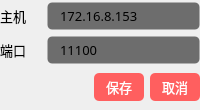
          <widget class="QWidget" name="widget_create_zk" native="true">
           <property name="minimumSize">
            <size>
             <width>0</width>
             <height>110</height>
            </size>
           </property>
           <property name="maximumSize">
            <size>
             <width>16777215</width>
             <height>110</height>
            </size>
           </property>
           <property name="styleSheet">
            <string notr="true">#widget_create_zk{
border-top:2px solid rgba(108, 117, 125, 65); 
border-bottom:2px solid rgba(108, 117, 125, 65); 
}</string>
           </property>
           <layout class="QGridLayout" name="gridLayout_2">
            <property name="leftMargin">
             <number>0</number>
            </property>
            <property name="topMargin">
             <number>0</number>
            </property>
            <property name="rightMargin">
             <number>0</number>
            </property>
            <property name="bottomMargin">
             <number>0</number>
            </property>
            <property name="horizontalSpacing">
             <number>9</number>
            </property>
            <property name="verticalSpacing">
             <number>4</number>
            </property>
            <item row="0" column="0">
             <widget class="QLabel" name="label_host_zk">
              <property name="font">
               <font>
                <family>OPPOSans B</family>
                <pointsize>10</pointsize>
               </font>
              </property>
              <property name="text">
               <string>主机</string>
              </property>
             </widget>
            </item>
            <item row="0" column="1" colspan="2">
             <widget class="QLineEdit" name="lineEdit_host_zk_data">
              <property name="minimumSize">
               <size>
                <width>0</width>
                <height>28</height>
               </size>
              </property>
              <property name="maximumSize">
               <size>
                <width>16777215</width>
                <height>28</height>
               </size>
              </property>
              <property name="font">
               <font>
                <family>OPPOSans B</family>
                <pointsize>10</pointsize>
               </font>
              </property>
              <property name="styleSheet">
               <string notr="true">background-color: rgb(25, 25, 25, 155);
border: 1px solid rgba(255, 255, 255, 0);
border-radius: 5px;
padding-left:10px;
padding-right:10px;</string>
              </property>
              <property name="text">
               <string>172.16.8.153</string>
              </property>
              <property name="placeholderText">
               <string>127.0.0.1</string>
              </property>
             </widget>
            </item>
            <item row="2" column="0">
             <widget class="QLabel" name="label_port_zk">
              <property name="font">
               <font>
                <family>OPPOSans B</family>
                <pointsize>10</pointsize>
               </font>
              </property>
              <property name="text">
               <string>端口</string>
              </property>
             </widget>
            </item>
            <item row="2" column="1" colspan="2">
             <widget class="QLineEdit" name="lineEdit_port_zk_data">
              <property name="minimumSize">
               <size>
                <width>0</width>
                <height>28</height>
               </size>
              </property>
              <property name="maximumSize">
               <size>
                <width>16777215</width>
                <height>28</height>
               </size>
              </property>
              <property name="font">
               <font>
                <family>OPPOSans B</family>
                <pointsize>10</pointsize>
               </font>
              </property>
              <property name="styleSheet">
               <string notr="true">background-color: rgb(25, 25, 25, 155);
border: 1px solid rgba(255, 255, 255, 0);
border-radius: 5px;
padding-left:10px;
padding-right:10px;</string>
              </property>
              <property name="text">
               <string>11100</string>
              </property>
              <property name="placeholderText">
               <string>22</string>
              </property>
             </widget>
            </item>
            <item row="3" column="2">
             <widget class="QWidget" name="widget_3" native="true">
              <property name="maximumSize">
               <size>
                <width>16777215</width>
                <height>35</height>
               </size>
              </property>
              <layout class="QHBoxLayout" name="horizontalLayout_12">
               <property name="leftMargin">
                <number>0</number>
               </property>
               <property name="topMargin">
                <number>0</number>
               </property>
               <property name="rightMargin">
                <number>0</number>
               </property>
               <property name="bottomMargin">
                <number>0</number>
               </property>
               <item>
                <widget class="QToolButton" name="toolButton_save">
                 <property name="minimumSize">
                  <size>
                   <width>50</width>
                   <height>28</height>
                  </size>
                 </property>
                 <property name="maximumSize">
                  <size>
                   <width>50</width>
                   <height>28</height>
                  </size>
                 </property>
                 <property name="font">
                  <font>
                   <family>OPPOSans B</family>
                   <pointsize>10</pointsize>
                   <stylestrategy>PreferAntialias</stylestrategy>
                  </font>
                 </property>
                 <property name="styleSheet">
                  <string notr="true">QToolButton {
	color: rgb(255, 255, 255);
	background-color: rgb(255, 95, 95);
	border-radius: 5px;
}

QToolButton::menu-indicator { 
	image: None;
}

 
QToolButton:hover {
	color: rgb(255, 255, 255);
	background-color: rgb(255, 95, 95);
}</string>
                 </property>
                 <property name="text">
                  <string>保存</string>
                 </property>
                </widget>
               </item>
               <item>
                <widget class="QToolButton" name="toolButton_close">
                 <property name="minimumSize">
                  <size>
                   <width>50</width>
                   <height>28</height>
                  </size>
                 </property>
                 <property name="maximumSize">
                  <size>
                   <width>50</width>
                   <height>28</height>
                  </size>
                 </property>
                 <property name="font">
                  <font>
                   <family>OPPOSans B</family>
                   <pointsize>10</pointsize>
                   <stylestrategy>PreferAntialias</stylestrategy>
                  </font>
                 </property>
                 <property name="styleSheet">
                  <string notr="true">QToolButton {
	color: rgb(255, 255, 255);
	background-color: rgb(255, 95, 95);
	border-radius: 5px;
}

QToolButton::menu-indicator { 
	image: None;
}

 
QToolButton:hover {
	color: rgb(255, 255, 255);
	background-color: rgb(255, 95, 95);
}</string>
                 </property>
                 <property name="text">
                  <string>取消</string>
                 </property>
                </widget>
               </item>
              </layout>
             </widget>
            </item>
           </layout>
          </widget>
